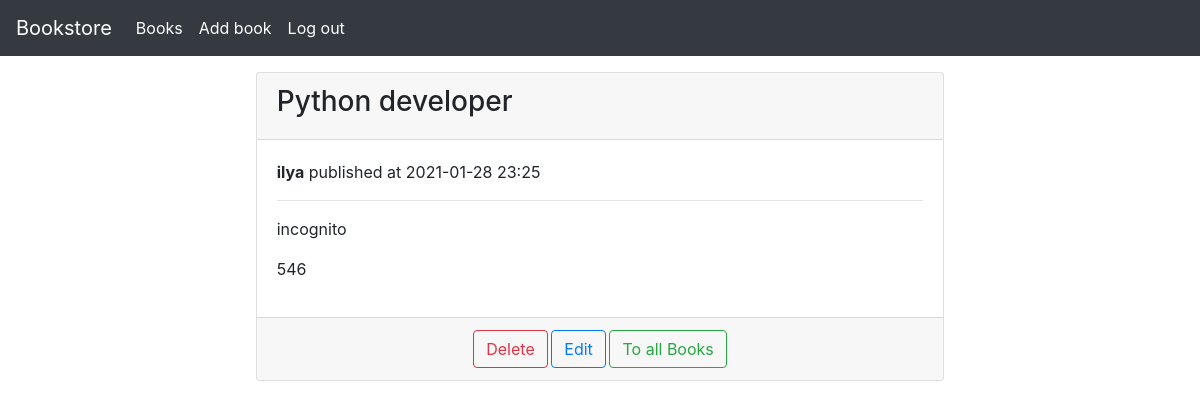
/books/4/detail (signed in), run on the app's committed database.
### app/models.py (models this page shows, shortened)
class Book(db.Model):
    id = db.Column(db.Integer, primary_key=True)
    title = db.Column(db.String(100))
    author = db.Column(db.String(100))
    pages_amount = db.Column(db.Integer)
    published =  db.Column(db.DateTime, index=True, default=datetime.now())
    user_id = db.Column(db.Integer, db.ForeignKey('user.id'))

class User(UserMixin, db.Model):
    id = db.Column(db.Integer, primary_key=True)
    username = db.Column(db.String(100), index=True, unique=True)
    email = db.Column(db.String(100), index=True, unique=True)
    password_hash = db.Column(db.String(128))
    books = db.relationship('Book', backref='owner', lazy='dynamic')

### app/routes.py (the view)
@app.route('/books/<id>/detail', methods=['GET'])
@login_required
def book_detail(id):
    book = Book.query.get_or_404(id)
    return render_template('book_detail.html', book=book)

### app/models.py (called while the page is built)
@login.user_loader
def load_user(id:int):
    return User.query.get(int(id))

### app/templates/book_detail.html (shortened to what this page needs)
{% extends 'base_card.html' %}
{% block card_header %}
    <h3>{{ book.title }}</h3>
{% endblock %}
{% block card_body %}
    <p>
        <b>{{ book.owner.username }}</b> published at {{ book.published.strftime('%Y-%m-%d %H:%M') }}
    </p> <hr>
    <p>
        {{ book.author }}
    </p>
    <p>
        {{ book.pages_amount }}
    </p>
{% endblock %}
{% block card_footer %}
<small>
    <a href="{{ url_for('book_delete', id=book.id )}}">
            <button type="submit" class="btn btn-outline-danger">Delete</button>
    </a>
    <a href="{{ url_for('book_update', id=book.id )}}">
        <button type="submit" class="btn btn-outline-primary">Edit</button>
    </a>
    <a href="{{ url_for('books_list')}}">
        <button type="submit" class="btn btn-outline-success">To all Books</button>
    </a>
</small>
{% endblock %}

### data on the page
Book: title "Python developer", published "2021-01-28 23:25", author "incognito", pages_amount "546"
User: owner.username "ilya"
